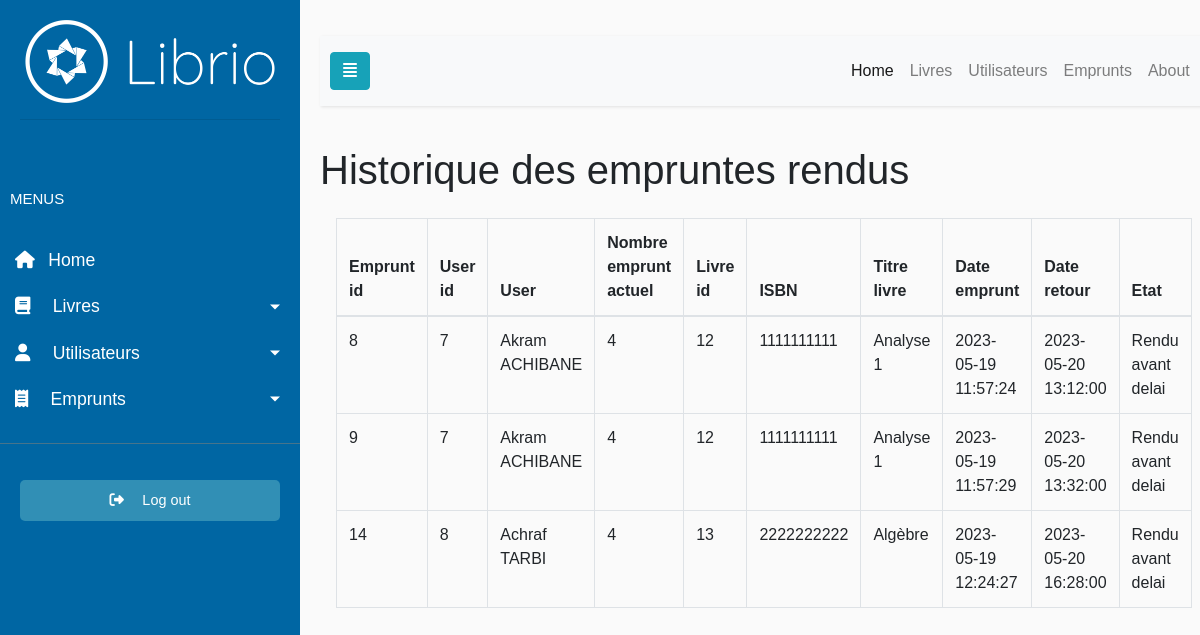
Page /empruntHistoryListe.php (signed in) on the committed database.
### tables this page shows
CREATE TABLE IF NOT EXISTS `emprunt` (
  `Emprunt_id` int NOT NULL AUTO_INCREMENT,
  `User_id` int NOT NULL,
  `Livre_id` int NOT NULL,
  `date_emprunt` datetime DEFAULT NULL,
  `date_retour` datetime DEFAULT NULL,
  PRIMARY KEY (`Emprunt_id`),
  KEY `User_id` (`User_id`),
  KEY `Livre_id` (`Livre_id`)
);

CREATE TABLE IF NOT EXISTS `users` (
  `User_id` int NOT NULL AUTO_INCREMENT,
  `Nom` varchar(45) NOT NULL,
  `Prenom` varchar(45) NOT NULL,
  `Statut` varchar(45) DEFAULT NULL,
  `Adresse` text,
  `Email` varchar(255) DEFAULT NULL,
  `Nb_emprunt` int DEFAULT '0',
  PRIMARY KEY (`User_id`)
);

CREATE TABLE IF NOT EXISTS `livre` (
  `Livre_id` int NOT NULL AUTO_INCREMENT,
  `ISBN` varchar(255) NOT NULL,
  `titre_livre` varchar(70) DEFAULT NULL,
  `maison_edition` varchar(40) DEFAULT NULL,
  `Auteur` text,
  `Nb_des_pages` int DEFAULT NULL,
  `Nb_des_exemplaires` int DEFAULT NULL,
  PRIMARY KEY (`Livre_id`),
  UNIQUE KEY `ISBN` (`ISBN`) USING BTREE
);

### empruntHistoryListe.php (the view, shortened to what this page needs)
<?php include 'db.php'; ?>
<!doctype html>
<html>
    <head>
        <?php include('head.php') ?>
    </head>
    <body>
        <?php include('navbar.php') ?>
            <h1>Historique des empruntes rendus</h1>
                <div class="table-responsive py-3 px-3">
                    <table class="table table-bordered border-dark">
                        <thead>
                            <tr>
                                <th scope="col">Emprunt id</th>
                                <th scope="col">User id</th>
                                <th scope="col">User</th>
                                <th scope="col">Nombre emprunt actuel</th>
                                <th scope="col">Livre id </th>
                                <th scope="col">ISBN</th>
                                <th scope="col">Titre livre</th>
                                <th scope="col">Date emprunt</th>
                                <th scope="col">Date retour</th>
                                <th scope="col">Etat</th>
                            </tr>
                        </thead>
                        <tbody>
                            <?php
                                $sql = "SELECT *
                                        FROM emprunt
                                        WHERE date_retour IS NOT NULL;";
                                $result = mysqli_query($conn, $sql);
                            ?>
                            <?php while($row=mysqli_fetch_assoc($result)):?>
                                <?php
                                    $date_retour = $row['date_retour'];
                                    $date_retour_max = date('Y-m-d H:i:s', strtotime($row['date_emprunt'] . ' + 30 days'));
                                    $isPassMax = $date_retour_max < $date_retour;
                                    if($isPassMax==TRUE)
                                        $etat = "Rendu après delai";
                                    else
                                        $etat = "Rendu avant delai";
                                    $sql2 = "SELECT *
                                    FROM Livre
                                    WHERE Livre_id = " . $row['Livre_id'];
                                    $result2 = mysqli_query($conn, $sql2);
                                    $row2 = mysqli_fetch_assoc($result2);
                                    $sql3 = "SELECT *
                                                FROM users
                                                WHERE User_id=" . $row['User_id'];
                                    $result3 = mysqli_query($conn, $sql3);
                                    $row3 = mysqli_fetch_assoc($result3);
                                ?>
                                <tr>
                                    <td><?php echo $row['Emprunt_id']?></td>
                                    <td><?php echo $row['User_id']?></td>
                                    <td><?php echo $row3['Prenom'] . ' ' . $row3['Nom']; ?></td>
                                    <td><?php echo $row3['Nb_emprunt']; ?></td>
                                    <td><?php echo $row['Livre_id']?></td>
                                    <td><?php echo $row2['ISBN']; ?></td>
                                    <td><?php echo $row2['titre_livre']; ?></td>
                                    <td><?php echo $row['date_emprunt']?></td>
                                    <td><?php echo $date_retour ?></td>
                                    <td><?php echo $etat ?></td>
                                </tr>
                            <?php endwhile;?>
                        </tbody>
                    </table>
                </div>
            </div>
        </div>
    </body>
</html>

### head.php (style rules this page uses)
body { font-family: 'Poppins', sans-serif;background: #fafafa }

### rows in the picture
emprunt: Emprunt_id "8", User "7", User.Prenom "Akram", User.Nom "ACHIBANE", User.Nb_emprunt "4", Livre "12", Livre.ISBN "1111111111", Livre.titre_livre "Analyse 1", date_emprunt "2023-05-19 11:57:24", date_retour "2023-05-20 13:12:00", etat "Rendu avant delai"
emprunt: Emprunt_id "9", User "7", User.Prenom "Akram", User.Nom "ACHIBANE", User.Nb_emprunt "4", Livre "12", Livre.ISBN "1111111111", Livre.titre_livre "Analyse 1", date_emprunt "2023-05-19 11:57:29", date_retour "2023-05-20 13:32:00", etat "Rendu avant delai"
emprunt: Emprunt_id "14", User "8", User.Prenom "Achraf", User.Nom "TARBI", User.Nb_emprunt "4", Livre "13", Livre.ISBN "2222222222", Livre.titre_livre "Algèbre", date_emprunt "2023-05-19 12:24:27", date_retour "2023-05-20 16:28:00", etat "Rendu avant delai"
